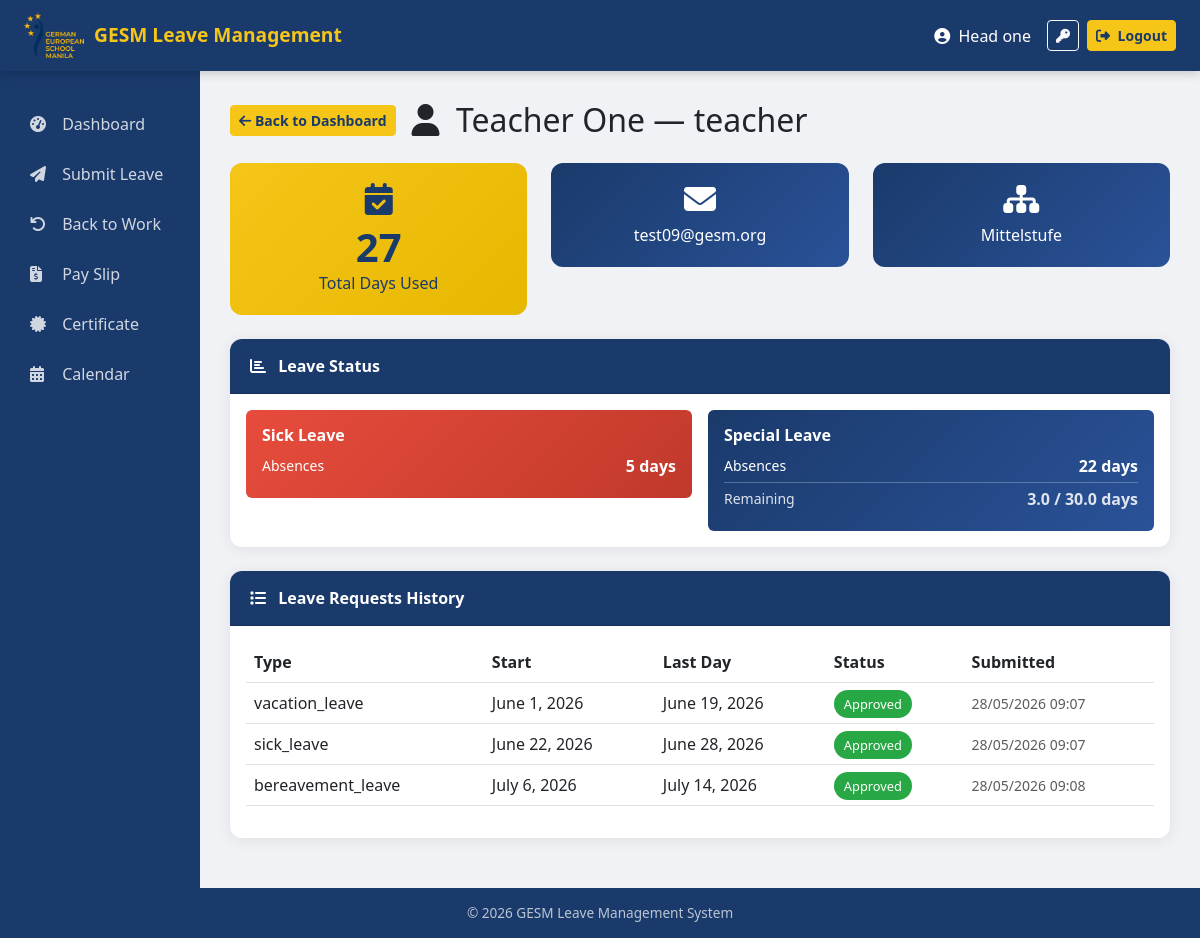
The page /dashboard/user/49/ (signed in) on the database its author committed.
### accounts/models.py (models this page shows, shortened)
class User(AbstractUser):
    ROLE_CHOICES = [
    ('teacher', 'Teacher'),
    ('admin', 'Admin'),
    ('head_of_department', 'Head of Department'),
    ('head_of_school', 'Head of School'),
    ('head_of_admin', 'Head of Administration'),
    ('hr', 'HR'),
    ('scheduling_team', 'Scheduling Team'),
    ('calendar_access', 'Calendar Access'),
]
    role = models.CharField(max_length=20, choices=ROLE_CHOICES)
    department = models.ForeignKey(
        'Department',
        on_delete=models.SET_NULL,
        null=True,
        blank=True,
        related_name='members'
    )
    email = models.EmailField(unique=True)
    superior = models.ForeignKey(
        'self',
        on_delete=models.SET_NULL,
        null=True,
        blank=True,
        related_name='subordinates'
    )
    is_approved = models.BooleanField(default=False)  # approved by HR
    is_email_verified = models.BooleanField(default=False)  # email verified
    email_verification_token = models.UUIDField(default=uuid.uuid4, editable=False)

class Department(models.Model):
    name = models.CharField(max_length=100)
    head = models.ForeignKey(
        'User', on_delete=models.SET_NULL,
        null=True, blank=True,
        related_name='department_led'
    )
    def __str__(self):
        return self.name

### leaves/models.py (models this page shows, shortened)
class LeaveBalance(models.Model):
    user = models.ForeignKey(
        settings.AUTH_USER_MODEL,
        on_delete=models.CASCADE,
    )
    leave_type = models.CharField(max_length=30, choices=Leave.LEAVE_CHOICES)
    total_days = models.FloatField(default=0)
    days_used = models.FloatField(default=0)
    days_remaining = models.FloatField(default=0)
    carried_over = models.FloatField(default=0)

class Leave(models.Model):
    LEAVE_CHOICES = [
        ('vacation_leave', 'Vacation Leave'),
        ('sick_leave', 'Sick Leave'),
        ('emergency_leave', 'Emergency Leave'),
        ('maternity_paternity_leave', 'Maternity / Paternity Leave'),
        ('bereavement_leave', 'Bereavement Leave'),
        ('others', 'Other'),
    ]
    STATUS_CHOICES = [
        ('pending_hod', 'Pending Head of Department Approval'),
        ('pending_hos', 'Pending Head of School Approval'),
        ('pending_hoa', 'Pending Head of Administration Approval'),
        ('approved', 'Approved'),
        ('rejected', 'Rejected'),
    ]
    HALF_DAY_CHOICES = [
        ('none', 'Full Day'),
        ('morning', 'Morning only'),
        ('afternoon', 'Afternoon only'),
    ]
    user = models.ForeignKey(
        settings.AUTH_USER_MODEL,
        on_delete=models.CASCADE,
        null=False,
        blank=False,
    )
    leave_type = models.CharField(max_length=30, choices=LEAVE_CHOICES)
    reason_for_leave = models.TextField()
    start_leave = models.DateField()
    end_leave = models.DateField()
    status = models.CharField(max_length=20, choices=STATUS_CHOICES, default='pending_hod')
    rejection_reason = models.TextField(blank=True, null=True)
    created_at = models.DateTimeField(auto_now_add=True)
    pdf_attachment = models.FileField(upload_to='leave_pdfs/', null=True, blank=True)
    half_day = models.CharField(max_length=10, choices=HALF_DAY_CHOICES, default='none')
    is_unpaid = models.BooleanField(default=False)

### dashboard/views.py (the view, shortened to what this page needs)
# urls.py: path('user/<int:user_id>/', views.UserDetailView.as_view(), name='user_detail'),
class UserDetailView(LoginRequiredMixin, View):
   def get(self, request, user_id):
       allowed = ['hr', 'head_of_department', 'head_of_school', 'head_of_admin']
       if request.user.role not in allowed:
           return redirect('dashboard')
       target_user = User.objects.get(id=user_id)
       leaves = Leave.objects.filter(user=target_user)
       balances = LeaveBalance.objects.filter(user=target_user)
       leave_summary = []
       total_days_used = 0
       total_unpaid = 0
       SICK_TYPES = ['sick_leave']
       NO_LIMIT_TYPES = ['maternity_paternity_leave', 'others']
       if target_user.role in ['teacher', 'head_of_department']:
           sick_used = 0
           special_used = 0
           balance = LeaveBalance.objects.filter(
               user=target_user,
               leave_type='vacation_leave'
           ).first()
           total = float(balance.total_days) if balance else 30
           remaining = float(balance.days_remaining) if balance else 30
           for leave in leaves.filter(status='approved'):
               if leave.half_day in ['morning', 'afternoon'] and leave.start_leave == leave.end_leave:
                   days = 0.5
               else:
                   days = 0
                   current = leave.start_leave
                   while current <= leave.end_leave:
                       if current.weekday() < 5:
                           days += 1
                       current += timedelta(days=1)
               if leave.leave_type in SICK_TYPES:
                   sick_used += days
               else:
                   special_used += days
           days_used = sick_used + special_used
           total_days_used = days_used
           real_unpaid = max(0, days_used - total)
           if real_unpaid > 0:
               special_unpaid = min(real_unpaid, special_used)
               sick_unpaid = max(0, real_unpaid - special_unpaid)
           else:
               sick_unpaid = 0
               special_unpaid = 0
           total_unpaid = real_unpaid
           leave_summary = [
               {
                   'type': 'Sick Leave',
                   'used': sick_used,
                   'unpaid': sick_unpaid,
                   'category': 'sick',
                   'remaining': remaining,
                   'total': total,
               },
               {
                   'type': 'Special Leave',
                   'used': special_used,
                   'unpaid': special_unpaid,
                   'category': 'special',
                   'remaining': remaining,
                   'total': total,
               },
           ]
       return render(request, 'dashboard/user_detail.html', {
           'target_user': target_user,
           'leaves': leaves,
           'leave_summary': leave_summary,
           'total_days_used': total_days_used,
           'user_role': target_user.role,
           'total_unpaid': total_unpaid,
       })

### dashboard/templates/dashboard/user_detail.html (shortened to what this page needs)
{% extends 'base.html' %}
{% block content %}
<div class="d-flex align-items-center mb-4">
    <a href="{% url 'dashboard' %}" class="btn btn-warning btn-sm me-3">
        <i class="fas fa-arrow-left"></i> Back to Dashboard
    </a>
    <h2 class="mb-0">
        <i class="fas fa-user me-2"></i>
        {{ target_user.first_name }} {{ target_user.last_name }} — {{ target_user.role }}
    </h2>
</div>
<div class="row mb-4">
    <div class="col-md-4">
        <div class="stat-card yellow">
            <i class="fas fa-calendar-check fa-2x mb-2"></i>
            <h2>{{ total_days_used }}</h2>
            <p class="mb-0">Total Days Used</p>
        </div>
    </div>
    <div class="col-md-4">
        <div class="stat-card">
            <i class="fas fa-envelope fa-2x mb-2"></i>
            <p class="mb-0">{{ target_user.email }}</p>
        </div>
    </div>
    <div class="col-md-4">
        <div class="stat-card">
            <i class="fas fa-sitemap fa-2x mb-2"></i>
            <p class="mb-0">{{ target_user.department }}</p>
        </div>
    </div>
</div>
{% if leave_summary %}
<div class="card mb-4">
    <div class="card-header">
        <i class="fas fa-chart-bar me-2"></i>
        {% if target_user.role == 'teacher' or target_user.role == 'head_of_department' %}
            Leave Status
        {% else %}
            Leave Balance
        {% endif %}
    </div>
    <div class="card-body">
        <div class="row g-3">
            {% for item in leave_summary %}
            <div class="{% if target_user.role == 'teacher' or target_user.role == 'head_of_department' %}col-md-6{% else %}col-md-4{% endif %}">
                <div class="p-3 rounded text-white"
                    style="background: linear-gradient(135deg,
                    {% if item.category == 'sick' %}#e74c3c, #c0392b
                    {% elif item.category == 'special' %}#1a3a6b, #2a5298
                    {% elif forloop.counter == 1 %}#1a3a6b, #2a5298
                    {% elif forloop.counter == 2 %}#e67e22, #d35400
                    {% elif forloop.counter == 3 %}#2ecc71, #27ae60
                    {% elif forloop.counter == 4 %}#9b59b6, #8e44ad
                    {% elif forloop.counter == 5 %}#e74c3c, #c0392b
                    {% else %}#1abc9c, #16a085{% endif %});">
                    <h6 class="fw-bold mb-2">{{ item.type }}</h6>
                    {% if target_user.role == 'teacher' or target_user.role == 'head_of_department' %}
                        <div class="d-flex justify-content-between align-items-center mb-1">
                            <small>Absences</small>
                            <strong>{{ item.used }} days</strong>
                        </div>
                        {% if item.category == 'special' %}
                        <div class="d-flex justify-content-between align-items-center mb-1"
                            style="border-top: 1px solid rgba(255,255,255,0.3); padding-top: 4px; margin-top: 4px; opacity: 0.85;">
                            <small>Remaining</small>
                            <strong>{{ item.remaining }} / {{ item.total }} days</strong>
                        </div>
                        {% endif %}
                    {% endif %}
                </div>
            </div>
            {% endfor %}
        </div>
    </div>
</div>
{% endif %}
<div class="card">
    <div class="card-header">
        <i class="fas fa-list me-2"></i> Leave Requests History
    </div>
    <div class="card-body">
        <table class="table table-hover">
            <thead>
                <tr>
                    <th>Type</th>
                    <th>Start</th>
                    <th>Last Day</th>
                    <th>Status</th>
                    <th>Submitted</th>
                </tr>
            </thead>
            <tbody>
                {% for leave in leaves %}
                <tr>
                    <td>
                        {{ leave.leave_type }}
                    </td>
                    <td>{{ leave.start_leave }}</td>
                    <td>{{ leave.end_leave }}</td>
                    <td>
                        {% if leave.status == 'approved' %}
                            <span class="badge-approved">Approved</span>
                        {% else %}
                            <span class="badge-pending">Pending</span>
                        {% endif %}
                    </td>
                    <td>
                        <small class="text-muted">{{ leave.created_at|date:"d/m/Y H:i" }}</small>
                    </td>
                </tr>
                {% empty %}
                <tr>
                    <td colspan="5" class="text-center text-muted">No leave requests yet.</td>
                </tr>
                {% endfor %}
            </tbody>
        </table>
    </div>
</div>
{% endblock %}

### templates/base.html (shortened to what this page needs)
{% load static %}
<!DOCTYPE html>
<html lang="en">
<head>
   <link href="https://cdn.jsdelivr.net/npm/bootstrap@5.3.0/dist/css/bootstrap.min.css" rel="stylesheet">
   <link href="https://cdnjs.cloudflare.com/ajax/libs/font-awesome/6.4.0/css/all.min.css" rel="stylesheet">
</head>
<body>
<nav class="navbar navbar-expand-lg">
   <div class="container-fluid px-4">
       <a class="navbar-brand d-flex align-items-center"
          href="{% if request.user.is_authenticated %}{% url 'dashboard' %}{% else %}{% url 'login' %}{% endif %}">
           <img src="{% static 'images/logo.png' %}" alt="GESM Logo">
           <span>GESM Leave Management</span>
       </a>
       <div class="ms-auto d-flex align-items-center">
           {% if request.user.is_authenticated %}
           <span class="text-white me-3">
               <i class="fas fa-user-circle me-1"></i>
               {{ request.user.first_name }} {{ request.user.last_name }}
           </span>
           <a href="{% url 'change_password' %}" class="btn btn-outline-light btn-sm me-2"
              title="Account Settings">
               <i class="fas fa-key"></i>
           </a>
           <a href="{% url 'logout' %}" class="btn btn-warning btn-sm">
               <i class="fas fa-sign-out-alt me-1"></i> Logout
           </a>
           {% endif %}
       </div>
   </div>
</nav>
<div class="container-fluid p-0">
   <div class="row g-0">
       <div class="col-md-2 sidebar">
           <nav class="nav flex-column mt-2">
               {% if request.user.is_authenticated %}
               <a class="nav-link" href="{% url 'dashboard' %}">
                   <i class="fas fa-tachometer-alt"></i> Dashboard
               </a>
               {% if request.user.role == 'teacher' or request.user.role == 'admin' or request.user.role == 'hr' or request.user.role == 'head_of_department' %}
               <a class="nav-link" href="{% url 'submit_leave' %}">
                   <i class="fas fa-paper-plane"></i> Submit Leave
               </a>
               {% endif %}
               {% if request.user.role == 'teacher' or request.user.role == 'head_of_department' %}
               <a class="nav-link" href="{% url 'back_to_work' %}">
                   <i class="fas fa-undo"></i> Back to Work
               </a>
               {% endif %}
               {% if request.user.role == 'teacher' or request.user.role == 'admin' or request.user.role == 'hr' or request.user.role == 'head_of_department' or request.user.role == 'head_of_school' %}
               <a class="nav-link" href="{% url 'pay_slip' %}">
                   <i class="fas fa-file-invoice-dollar"></i> Pay Slip
               </a>
               {% endif %}
               {% if request.user.role == 'teacher' or request.user.role == 'admin' or request.user.role == 'head_of_department' or request.user.role == 'head_of_school' %}
               <a class="nav-link" href="{% url 'certificate' %}">
                   <i class="fas fa-certificate"></i> Certificate
               </a>
               {% endif %}
               {% if request.user.role == 'hr' or request.user.role == 'head_of_department' or request.user.role == 'head_of_school' or request.user.role == 'head_of_admin' or request.user.role == 'scheduling_team' or request.user.role == 'calendar_access' %}
               <a class="nav-link" href="{% url 'calendar' %}">
                   <i class="fas fa-calendar-alt"></i> Calendar
               </a>
               {% endif %}
               {% endif %}
           </nav>
       </div>
       <div class="col-md-10 main-content">
           {% block content %}{% endblock %}
       </div>
   </div>
</div>
<footer class="footer">
   &copy; 2026 GESM Leave Management System
</footer>
</body>
</html>

### rows shown on the page
User: user.first_name "Head", user.last_name "one"
User: first_name "Teacher", last_name "One", role "teacher", email "test09@gesm.org", department "Mittelstufe"
LeaveBalance: remaining "3.0", total "30.0"
Leave: leave_type "vacation_leave", start_leave "June 1, 2026", end_leave "June 19, 2026", status "Approved", created_at "28/05/2026 09:07"
Leave: leave_type "sick_leave", start_leave "June 22, 2026", end_leave "June 28, 2026", status "Approved", created_at "28/05/2026 09:07"
Leave: leave_type "bereavement_leave", start_leave "July 6, 2026", end_leave "July 14, 2026", status "Approved", created_at "28/05/2026 09:08"

### other values the page prints
{{ total_days_used }} "27"
{{ item.type }} "Sick Leave" "Special Leave"
{{ item.used }} "5" "22"
